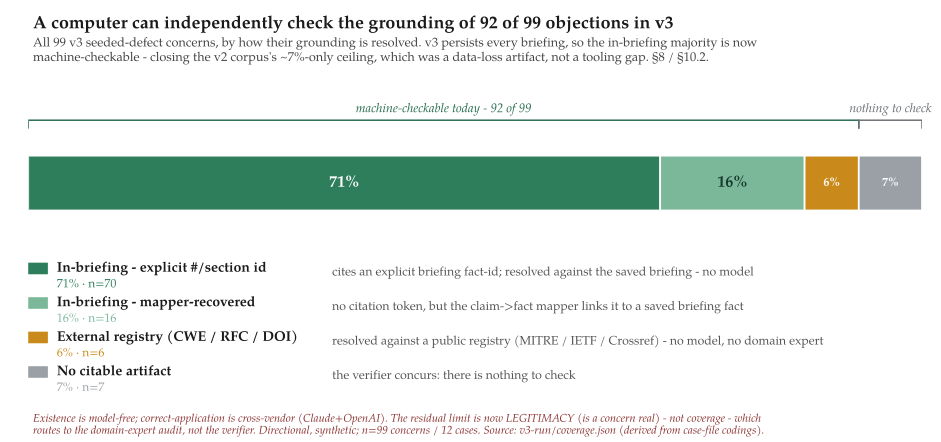

Write Python code to recreate this figure.
#!/usr/bin/env python3
"""
fig4-coverage-v3.py — Figure 4 of the governance preprint (§8): the verifier's coverage in v3.

REPLACES the superseded fig3-verifier-ceiling (v2). The v2 figure depicted a ~7%-only
machine-verifiable "ceiling" that was a DATA-LOSS artifact (per-case briefings never saved).
v3 persists every briefing, so the ceiling is closed: a part-to-whole of all 99 v3 concerns
by HOW their grounding is resolved shows the large majority are machine-checkable now. The
residual limitation is no longer *coverage* but *legitimacy* (is a flagged concern real),
which the verifier does not touch -> domain-expert audit.

DESIGN DISCIPLINE (Minard):
  * Reproducible artifact - EVERY number is read from the frozen, committed
        ../../../seeded-defect-2026-06-26/v3-run/coverage.json
    (derived by that pilot's committed derive_coverage.py from the canonical case-file
    codings). Nothing is hand-typed; an assert guards the part-to-whole sum.
  * Honest part-to-whole - shares sum to the real n=99; honest 0-100, no truncation.
  * Uncertainty must be visible - existence is model-free, correct-application is cross-vendor,
    but legitimacy stays expert-pending; directional, synthetic, n=99/12 - all on the figure.

Usage:   python3 figures/fig4-coverage-v3.py
Output:  figures/fig4-coverage-v3.svg
"""

import json, os
import matplotlib
matplotlib.use("Agg")
matplotlib.rcParams["svg.hashsalt"] = "sparring-v3-fig4-coverage"  # deterministic element ids
import matplotlib.pyplot as plt
from matplotlib.patches import Rectangle

HERE = os.path.dirname(os.path.abspath(__file__))
COV = os.path.join(HERE, "..", "..", "..", "seeded-defect-2026-06-26", "v3-run", "coverage.json")
OUT = os.path.join(HERE, "fig4-coverage-v3.svg")
plt.rcParams["svg.fonttype"] = "none"
plt.rcParams["font.family"] = "serif"
plt.rcParams["font.serif"] = ["TeX Gyre Pagella", "Palatino", "DejaVu Serif"]


def main():
    cov = json.load(open(COV))
    total = cov["n_concerns"]
    cat = cov["by_category"]
    ib = cov["in_briefing_breakdown"]
    machine = cov["machine_checkable"]
    external = cat["external-registry"]
    inbrief = cat["in-briefing"]
    noart = cat["no-artifact"]
    ib_exp = ib["in-briefing-explicit"]
    ib_map = ib["in-briefing-mapper"]

    # ordered segments, left->right: in-briefing (explicit, then mapper), external, no-artifact
    segs = [
        ("In-briefing - explicit #/section id", ib_exp, "#2e7d5b", "white",
         "cites an explicit briefing fact-id; resolved against the saved briefing - no model"),
        ("In-briefing - mapper-recovered", ib_map, "#7bb89a", "#173b2c",
         "no citation token, but the claim->fact mapper links it to a saved briefing fact"),
        ("External registry (CWE / RFC / DOI)", external, "#c98a1b", "white",
         "resolved against a public registry (MITRE / IETF / Crossref) - no model, no domain expert"),
        ("No citable artifact", noart, "#9aa0a6", "white",
         "the verifier concurs: there is nothing to check"),
    ]
    assert sum(s[1] for s in segs) == total, "segments must sum to n_concerns"
    assert (ib_exp + ib_map) == inbrief, "in-briefing breakdown must sum to category"
    assert (external + inbrief) == machine, "machine-checkable must be external + in-briefing"

    fig, ax = plt.subplots(figsize=(9.8, 4.6))
    ax.set_xlim(0, 1); ax.set_ylim(0, 1); ax.axis("off")

    BAR_Y, BAR_H = 0.58, 0.17
    left = 0.0
    for name, n, color, tcol, meaning in segs:
        w = n / total
        ax.add_patch(Rectangle((left, BAR_Y), w, BAR_H, facecolor=color,
                               edgecolor="white", linewidth=1.3))
        pct = f"{100*n/total:.0f}%"
        fs = 12 if w >= 0.10 else 9.0
        # tiny segments (no-artifact 7%) keep the % but shrink font
        ax.text(left + w/2, BAR_Y + BAR_H/2, pct, ha="center", va="center",
                color=tcol, fontsize=fs, fontweight="bold")
        left += w

    # group brackets: machine-checkable (everything but no-artifact) vs not
    def bracket(x0, x1, y, label, color):
        ax.plot([x0, x0, x1, x1], [y-0.024, y, y, y-0.024], color=color, lw=1.1)
        ax.text((x0+x1)/2, y+0.014, label, ha="center", va="bottom", fontsize=9.5,
                color=color, fontstyle="italic")

    w_machine = machine / total
    bracket(0.0, w_machine, 0.86, f"machine-checkable today - {machine} of {total}", "#256b4e")
    bracket(w_machine, 1.0, 0.86, "nothing to check", "#6a6e73")

    # key below the bar
    ky = 0.40
    for name, n, color, tcol, meaning in segs:
        ax.add_patch(Rectangle((0.0, ky-0.018), 0.022, 0.036, facecolor=color, edgecolor="none"))
        ax.text(0.032, ky, name, ha="left", va="center", fontsize=10.5, fontweight="bold", color="#1a1a1a")
        ax.text(0.032, ky-0.050, f"{100*n/total:.0f}% · n={n}", ha="left", va="center", fontsize=9, color=color)
        ax.text(0.34, ky-0.013, meaning, ha="left", va="center", fontsize=9.2, color="#555")
        ky -= 0.107

    fig.suptitle(f"A computer can independently check the grounding of {machine} of {total} objections in v3",
                 x=0.035, y=0.965, ha="left", fontsize=13.3, fontweight="bold", color="#1a1a1a")
    fig.text(0.035, 0.895,
             f"All {total} v3 seeded-defect concerns, by how their grounding is resolved. v3 persists every "
             "briefing, so the in-briefing majority is now",
             ha="left", fontsize=9.5, color="#444")
    fig.text(0.035, 0.862,
             "machine-checkable - closing the v2 corpus's ~7%-only ceiling, which was a data-loss artifact, "
             "not a tooling gap. §8 / §10.2.",
             ha="left", fontsize=9.5, color="#444")

    fig.text(0.035, 0.045,
             "Existence is model-free; correct-application is cross-vendor (Claude+OpenAI). The residual limit is "
             "now LEGITIMACY (is a concern real) - not coverage - which",
             ha="left", fontsize=8.4, fontstyle="italic", color="#8a2f2f")
    fig.text(0.035, 0.018,
             "routes to the domain-expert audit, not the verifier. Directional, synthetic; n=99 concerns / 12 cases. "
             "Source: v3-run/coverage.json (derived from case-file codings).",
             ha="left", fontsize=8.4, fontstyle="italic", color="#8a2f2f")

    plt.subplots_adjust(left=0.03, right=0.98, top=0.83, bottom=0.10)
    fig.savefig(OUT, format="svg", metadata={"Date": None})
    plt.close(fig)
    print(f"[fig4] wrote {os.path.relpath(OUT)}")
    print(f"[fig4] frozen: total={total}, machine-checkable={machine} ({100*machine/total:.1f}%)")
    for name, n, *_ in segs:
        print(f"        {name:38s} n={n} ({100*n/total:.1f}%)")


if __name__ == "__main__":
    main()
